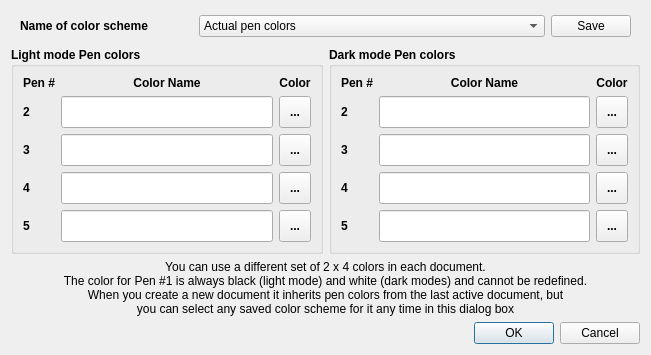
<?xml version="1.0" encoding="UTF-8"?>
<ui version="4.0">
 <class>PenColorDialogClass</class>
 <widget class="QDialog" name="PenColorDialogClass">
  <property name="windowModality">
   <enum>Qt::ApplicationModal</enum>
  </property>
  <property name="geometry">
   <rect>
    <x>0</x>
    <y>0</y>
    <width>651</width>
    <height>339</height>
   </rect>
  </property>
  <property name="windowTitle">
   <string>FalconBoard - Define Pen Colors</string>
  </property>
  <layout class="QGridLayout" name="gridLayout">
   <item row="2" column="0" colspan="2">
    <widget class="QLabel" name="label_15">
     <property name="text">
      <string>You can use a different set of 2 x 4 colors in each document. 
The color for Pen #1 is always black (light mode) and white (dark modes) and cannot be redefined. 
When you create a new document it inherits pen colors from the last active document, but 
you can select any saved color scheme for it any time in this dialog box</string>
     </property>
     <property name="alignment">
      <set>Qt::AlignCenter</set>
     </property>
    </widget>
   </item>
   <item row="1" column="0">
    <widget class="QGroupBox" name="grbLight">
     <property name="font">
      <font>
       <weight>75</weight>
       <bold>true</bold>
      </font>
     </property>
     <property name="title">
      <string>Light mode Pen colors</string>
     </property>
     <layout class="QGridLayout" name="gridLayout_2">
      <item row="0" column="0">
       <widget class="QLabel" name="label">
        <property name="sizePolicy">
         <sizepolicy hsizetype="Preferred" vsizetype="Preferred">
          <horstretch>0</horstretch>
          <verstretch>0</verstretch>
         </sizepolicy>
        </property>
        <property name="maximumSize">
         <size>
          <width>16777215</width>
          <height>30</height>
         </size>
        </property>
        <property name="text">
         <string>Pen #</string>
        </property>
        <property name="alignment">
         <set>Qt::AlignHCenter|Qt::AlignTop</set>
        </property>
       </widget>
      </item>
      <item row="0" column="1">
       <widget class="QLabel" name="label_2">
        <property name="sizePolicy">
         <sizepolicy hsizetype="Preferred" vsizetype="Preferred">
          <horstretch>0</horstretch>
          <verstretch>0</verstretch>
         </sizepolicy>
        </property>
        <property name="maximumSize">
         <size>
          <width>16777215</width>
          <height>30</height>
         </size>
        </property>
        <property name="text">
         <string>Color Name</string>
        </property>
        <property name="alignment">
         <set>Qt::AlignHCenter|Qt::AlignTop</set>
        </property>
       </widget>
      </item>
      <item row="0" column="2">
       <widget class="QLabel" name="label_3">
        <property name="sizePolicy">
         <sizepolicy hsizetype="Preferred" vsizetype="Preferred">
          <horstretch>0</horstretch>
          <verstretch>0</verstretch>
         </sizepolicy>
        </property>
        <property name="maximumSize">
         <size>
          <width>16777215</width>
          <height>30</height>
         </size>
        </property>
        <property name="text">
         <string>Color</string>
        </property>
        <property name="alignment">
         <set>Qt::AlignHCenter|Qt::AlignTop</set>
        </property>
       </widget>
      </item>
      <item row="1" column="0">
       <widget class="QLabel" name="label_4">
        <property name="text">
         <string>2</string>
        </property>
       </widget>
      </item>
      <item row="1" column="1">
       <widget class="QLineEdit" name="edtL2">
        <property name="minimumSize">
         <size>
          <width>0</width>
          <height>32</height>
         </size>
        </property>
       </widget>
      </item>
      <item row="1" column="2">
       <widget class="QToolButton" name="btnL2">
        <property name="minimumSize">
         <size>
          <width>32</width>
          <height>32</height>
         </size>
        </property>
        <property name="text">
         <string>...</string>
        </property>
       </widget>
      </item>
      <item row="2" column="0">
       <widget class="QLabel" name="label_5">
        <property name="text">
         <string>3</string>
        </property>
       </widget>
      </item>
      <item row="2" column="1">
       <widget class="QLineEdit" name="edtL3">
        <property name="minimumSize">
         <size>
          <width>0</width>
          <height>32</height>
         </size>
        </property>
       </widget>
      </item>
      <item row="2" column="2">
       <widget class="QToolButton" name="btnL3">
        <property name="minimumSize">
         <size>
          <width>32</width>
          <height>32</height>
         </size>
        </property>
        <property name="text">
         <string>...</string>
        </property>
       </widget>
      </item>
      <item row="3" column="0">
       <widget class="QLabel" name="label_6">
        <property name="text">
         <string>4</string>
        </property>
       </widget>
      </item>
      <item row="3" column="1">
       <widget class="QLineEdit" name="edtL4">
        <property name="minimumSize">
         <size>
          <width>0</width>
          <height>32</height>
         </size>
        </property>
       </widget>
      </item>
      <item row="3" column="2">
       <widget class="QToolButton" name="btnL4">
        <property name="minimumSize">
         <size>
          <width>32</width>
          <height>32</height>
         </size>
        </property>
        <property name="text">
         <string>...</string>
        </property>
       </widget>
      </item>
      <item row="4" column="0">
       <widget class="QLabel" name="label_7">
        <property name="text">
         <string>5</string>
        </property>
       </widget>
      </item>
      <item row="4" column="2">
       <widget class="QToolButton" name="btnL5">
        <property name="minimumSize">
         <size>
          <width>32</width>
          <height>32</height>
         </size>
        </property>
        <property name="text">
         <string>...</string>
        </property>
       </widget>
      </item>
      <item row="4" column="1">
       <widget class="QLineEdit" name="edtL5">
        <property name="minimumSize">
         <size>
          <width>0</width>
          <height>32</height>
         </size>
        </property>
       </widget>
      </item>
     </layout>
    </widget>
   </item>
   <item row="3" column="1">
    <widget class="QDialogButtonBox" name="buttonBox">
     <property name="orientation">
      <enum>Qt::Horizontal</enum>
     </property>
     <property name="standardButtons">
      <set>QDialogButtonBox::Cancel|QDialogButtonBox::Ok</set>
     </property>
    </widget>
   </item>
   <item row="1" column="1">
    <widget class="QGroupBox" name="grbDark">
     <property name="font">
      <font>
       <weight>75</weight>
       <bold>true</bold>
      </font>
     </property>
     <property name="title">
      <string>Dark mode Pen colors</string>
     </property>
     <layout class="QGridLayout" name="gridLayout_3">
      <item row="0" column="0">
       <widget class="QLabel" name="label_8">
        <property name="sizePolicy">
         <sizepolicy hsizetype="Preferred" vsizetype="Preferred">
          <horstretch>0</horstretch>
          <verstretch>0</verstretch>
         </sizepolicy>
        </property>
        <property name="maximumSize">
         <size>
          <width>16777215</width>
          <height>30</height>
         </size>
        </property>
        <property name="text">
         <string>Pen #</string>
        </property>
        <property name="alignment">
         <set>Qt::AlignHCenter|Qt::AlignTop</set>
        </property>
       </widget>
      </item>
      <item row="0" column="1">
       <widget class="QLabel" name="label_9">
        <property name="sizePolicy">
         <sizepolicy hsizetype="Preferred" vsizetype="Preferred">
          <horstretch>0</horstretch>
          <verstretch>0</verstretch>
         </sizepolicy>
        </property>
        <property name="maximumSize">
         <size>
          <width>16777215</width>
          <height>30</height>
         </size>
        </property>
        <property name="text">
         <string>Color Name</string>
        </property>
        <property name="alignment">
         <set>Qt::AlignHCenter|Qt::AlignTop</set>
        </property>
       </widget>
      </item>
      <item row="0" column="2">
       <widget class="QLabel" name="label_10">
        <property name="sizePolicy">
         <sizepolicy hsizetype="Preferred" vsizetype="Preferred">
          <horstretch>0</horstretch>
          <verstretch>0</verstretch>
         </sizepolicy>
        </property>
        <property name="maximumSize">
         <size>
          <width>16777215</width>
          <height>30</height>
         </size>
        </property>
        <property name="text">
         <string>Color</string>
        </property>
        <property name="alignment">
         <set>Qt::AlignHCenter|Qt::AlignTop</set>
        </property>
       </widget>
      </item>
      <item row="1" column="0">
       <widget class="QLabel" name="label_11">
        <property name="text">
         <string>2</string>
        </property>
       </widget>
      </item>
      <item row="1" column="1">
       <widget class="QLineEdit" name="edtD2">
        <property name="minimumSize">
         <size>
          <width>0</width>
          <height>32</height>
         </size>
        </property>
       </widget>
      </item>
      <item row="1" column="2">
       <widget class="QToolButton" name="btnD2">
        <property name="minimumSize">
         <size>
          <width>32</width>
          <height>32</height>
         </size>
        </property>
        <property name="text">
         <string>...</string>
        </property>
       </widget>
      </item>
      <item row="2" column="0">
       <widget class="QLabel" name="label_12">
        <property name="text">
         <string>3</string>
        </property>
       </widget>
      </item>
      <item row="2" column="1">
       <widget class="QLineEdit" name="edtD3">
        <property name="minimumSize">
         <size>
          <width>0</width>
          <height>32</height>
         </size>
        </property>
       </widget>
      </item>
      <item row="2" column="2">
       <widget class="QToolButton" name="btnD3">
        <property name="minimumSize">
         <size>
          <width>32</width>
          <height>32</height>
         </size>
        </property>
        <property name="text">
         <string>...</string>
        </property>
       </widget>
      </item>
      <item row="3" column="0">
       <widget class="QLabel" name="label_13">
        <property name="text">
         <string>4</string>
        </property>
       </widget>
      </item>
      <item row="3" column="1">
       <widget class="QLineEdit" name="edtD4">
        <property name="minimumSize">
         <size>
          <width>0</width>
          <height>32</height>
         </size>
        </property>
       </widget>
      </item>
      <item row="3" column="2">
       <widget class="QToolButton" name="btnD4">
        <property name="minimumSize">
         <size>
          <width>32</width>
          <height>32</height>
         </size>
        </property>
        <property name="text">
         <string>...</string>
        </property>
       </widget>
      </item>
      <item row="4" column="0">
       <widget class="QLabel" name="label_14">
        <property name="text">
         <string>5</string>
        </property>
       </widget>
      </item>
      <item row="4" column="1">
       <widget class="QLineEdit" name="edtD5">
        <property name="minimumSize">
         <size>
          <width>0</width>
          <height>32</height>
         </size>
        </property>
       </widget>
      </item>
      <item row="4" column="2">
       <widget class="QToolButton" name="btnD5">
        <property name="minimumSize">
         <size>
          <width>32</width>
          <height>32</height>
         </size>
        </property>
        <property name="text">
         <string>...</string>
        </property>
       </widget>
      </item>
     </layout>
    </widget>
   </item>
   <item row="0" column="0" colspan="2">
    <widget class="QWidget" name="widget" native="true">
     <property name="minimumSize">
      <size>
       <width>0</width>
       <height>30</height>
      </size>
     </property>
     <layout class="QHBoxLayout" name="horizontalLayout" stretch="1,2,0">
      <property name="leftMargin">
       <number>9</number>
      </property>
      <property name="topMargin">
       <number>2</number>
      </property>
      <property name="rightMargin">
       <number>9</number>
      </property>
      <property name="bottomMargin">
       <number>2</number>
      </property>
      <item>
       <widget class="QLabel" name="label_16">
        <property name="font">
         <font>
          <weight>75</weight>
          <bold>true</bold>
         </font>
        </property>
        <property name="text">
         <string>Name of color scheme</string>
        </property>
       </widget>
      </item>
      <item>
       <widget class="QComboBox" name="cbSelectScheme">
        <property name="editable">
         <bool>false</bool>
        </property>
        <property name="currentIndex">
         <number>1</number>
        </property>
        <property name="placeholderText">
         <string>Select Pen Color Scheme</string>
        </property>
        <item>
         <property name="text">
          <string>Default pen colors</string>
         </property>
        </item>
        <item>
         <property name="text">
          <string>Actual pen colors</string>
         </property>
        </item>
       </widget>
      </item>
      <item>
       <widget class="QPushButton" name="btnSaveScheme">
        <property name="text">
         <string>Save</string>
        </property>
       </widget>
      </item>
     </layout>
    </widget>
   </item>
  </layout>
 </widget>
 <resources>
  <include location="FalconBoard.qrc"/>
 </resources>
 <connections>
  <connection>
   <sender>buttonBox</sender>
   <signal>accepted()</signal>
   <receiver>PenColorDialogClass</receiver>
   <slot>accept()</slot>
   <hints>
    <hint type="sourcelabel">
     <x>248</x>
     <y>254</y>
    </hint>
    <hint type="destinationlabel">
     <x>157</x>
     <y>274</y>
    </hint>
   </hints>
  </connection>
  <connection>
   <sender>buttonBox</sender>
   <signal>rejected()</signal>
   <receiver>PenColorDialogClass</receiver>
   <slot>reject()</slot>
   <hints>
    <hint type="sourcelabel">
     <x>316</x>
     <y>260</y>
    </hint>
    <hint type="destinationlabel">
     <x>286</x>
     <y>274</y>
    </hint>
   </hints>
  </connection>
 </connections>
</ui>
